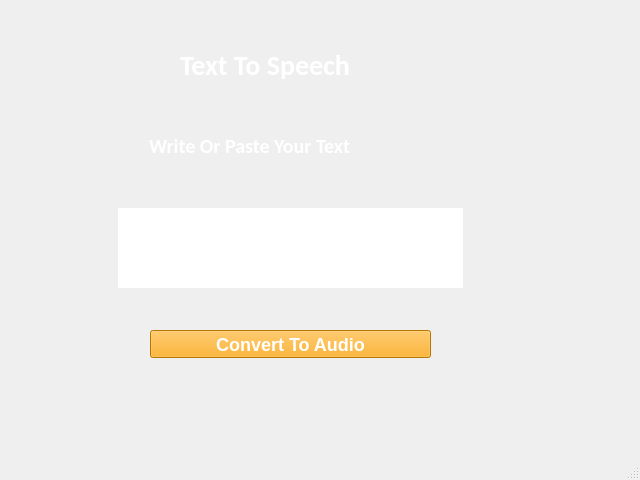
<?xml version="1.0" encoding="UTF-8"?>
<ui version="4.0">
 <class>MainWindow</class>
 <widget class="QMainWindow" name="MainWindow">
  <property name="geometry">
   <rect>
    <x>0</x>
    <y>0</y>
    <width>640</width>
    <height>480</height>
   </rect>
  </property>
  <property name="windowTitle">
   <string>textTo Speech</string>
  </property>
  <property name="styleSheet">
   <string notr="true">background-image:url(:/newPrefix/bg.jpg);
background-position:center bottom;
background-repeat:no-repeat;
background-attachment:fixed;</string>
  </property>
  <widget class="QWidget" name="centralwidget">
   <widget class="QLabel" name="appTitle">
    <property name="geometry">
     <rect>
      <x>180</x>
      <y>30</y>
      <width>261</width>
      <height>71</height>
     </rect>
    </property>
    <property name="styleSheet">
     <string notr="true">font-family:calibri;
font-size:28px;
font-weight: bold; 
color:white;
background:transparent;</string>
    </property>
    <property name="text">
     <string>Text To Speech</string>
    </property>
   </widget>
   <widget class="QLabel" name="textTitle">
    <property name="geometry">
     <rect>
      <x>140</x>
      <y>110</y>
      <width>311</width>
      <height>71</height>
     </rect>
    </property>
    <property name="styleSheet">
     <string notr="true">font-family:calibri;
font-size:20px;
font-weight: bold; 
color:white;
background:transparent;</string>
    </property>
    <property name="text">
     <string>  Write Or Paste Your Text </string>
    </property>
   </widget>
   <widget class="QPlainTextEdit" name="textArea">
    <property name="geometry">
     <rect>
      <x>110</x>
      <y>200</y>
      <width>361</width>
      <height>96</height>
     </rect>
    </property>
    <property name="styleSheet">
     <string notr="true">font-family:calibri;
padding: 8px;
color:orange;
font-size:20px;
border-radius:12px;
font-weight:bold;
border-radius:5px;
border:solid 2px white</string>
    </property>
    <property name="plainText">
     <string/>
    </property>
   </widget>
   <widget class="KPushButton" name="convertBtn">
    <property name="geometry">
     <rect>
      <x>150</x>
      <y>330</y>
      <width>281</width>
      <height>28</height>
     </rect>
    </property>
    <property name="styleSheet">
     <string notr="true">background:transparent; 
background-color:orange; 
font-weight:bold; 
font-size:18px;
color:white;
</string>
    </property>
    <property name="text">
     <string>Convert To Audio</string>
    </property>
   </widget>
  </widget>
  <widget class="QMenuBar" name="menubar">
   <property name="geometry">
    <rect>
     <x>0</x>
     <y>0</y>
     <width>640</width>
     <height>25</height>
    </rect>
   </property>
  </widget>
  <widget class="QStatusBar" name="statusbar"/>
 </widget>
 <customwidgets>
  <customwidget>
   <class>KPushButton</class>
   <extends>QPushButton</extends>
   <header>kpushbutton.h</header>
  </customwidget>
 </customwidgets>
 <resources>
  <include location="source.qrc"/>
 </resources>
 <connections/>
</ui>
